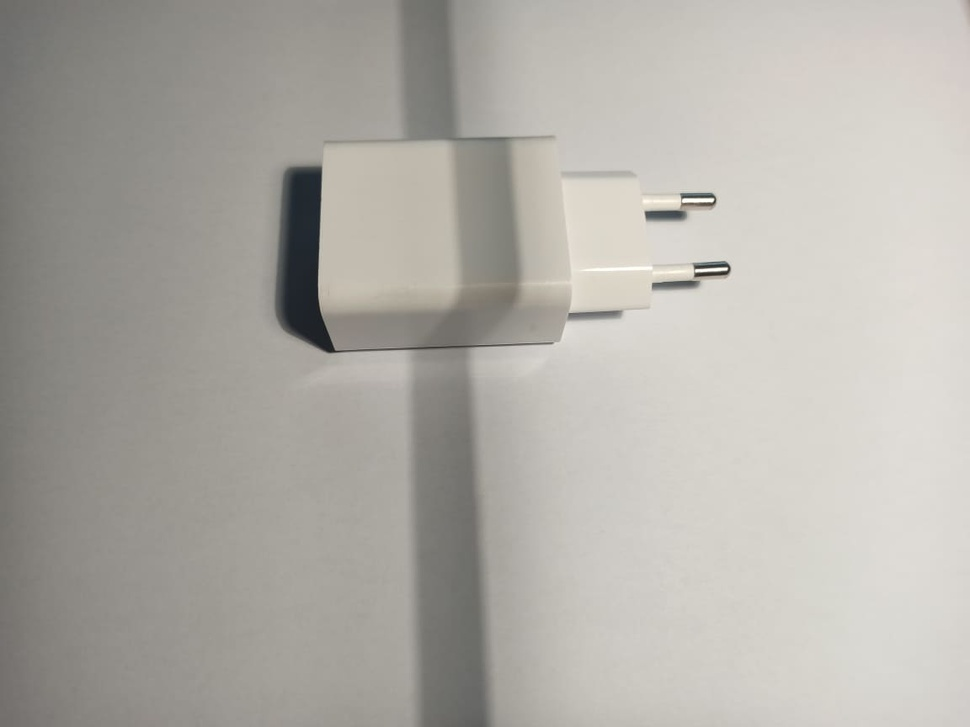
#> input picture Proj1/imgs/charger1.jpg, 970 x 727 px, shrunk from 1152 x 864 before the run
$ jupyter execute shadow5.ipynb   (older library calls are emulated)
#> lines starting #> are read from the running program, lines starting #| are printed output that depends on the picture; after the words box and inside, x2 and y2 are one past the last pixel; in counts of white or black regions, pixels touching at a corner belong together
[cell 1]
import cv2
import numpy as np
import os
from matplotlib import pyplot as plt
import math

[cell 2]
frame = cv2.imread('../imgs/charger1.jpg')
#> frame is the input picture: shape (727, 970, 3); mean B, G, R 167.7, 173.9, 176.8
frame_gray = cv2.cvtColor(frame, cv2.COLOR_BGR2GRAY)
plt.imshow(frame_gray, cmap='gray', vmin=0)
plt.title('diff_thresh'), plt.xticks([]), plt.yticks([])
plt.show()

[cell 3]
kernel_size = 7
clahe = cv2.createCLAHE(clipLimit=2.0, tileGridSize=(kernel_size,kernel_size))
cl1 = clahe.apply(frame_gray)
ret, thresh = cv2.threshold(cl1,0,255,cv2.THRESH_BINARY + cv2.THRESH_OTSU)
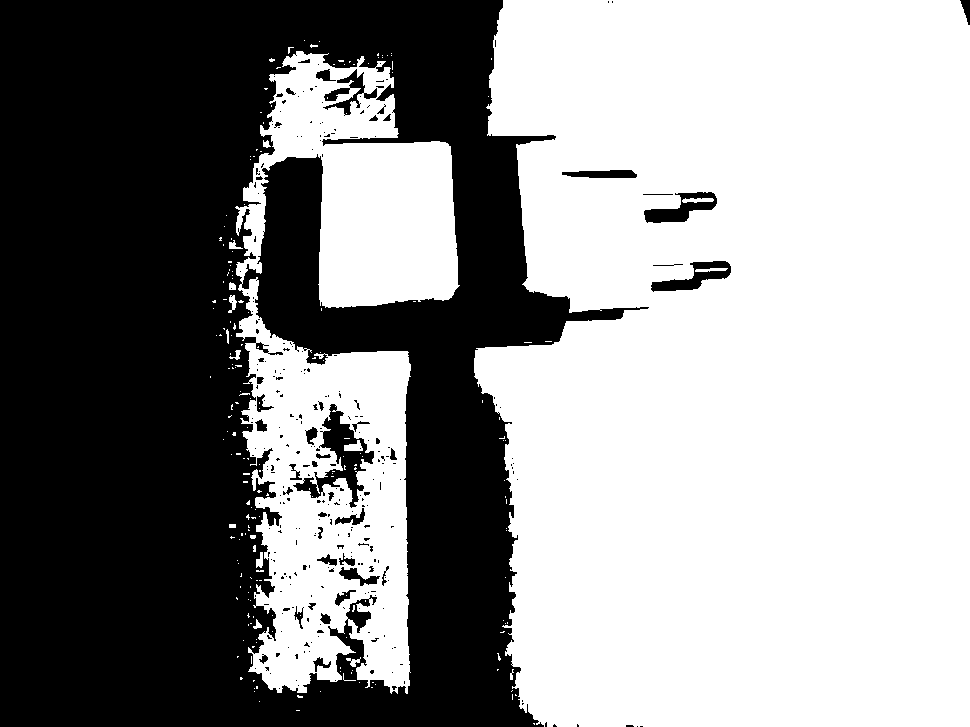
#> thresh: shape (727, 970); 57.7% white; 298 black regions (255 under 20 px), largest, box (x1, y1, x2, y2) and area: (0, 0, 649, 727) 288751, (293, 404, 374, 508) 2447, (644, 192, 717, 223) 1060
#> ret = 165
plt.imshow(thresh, cmap='gray', vmin=0)
plt.title('diff_thresh'), plt.xticks([]), plt.yticks([])
plt.show()

[cell 4]
frame_gray_copy = frame_gray.copy()

edges = cv2.Canny(frame_gray_copy,5,45,apertureSize = 3, L2gradient = True)
#> edges: shape (727, 970); 0.69% white in thin lines or dots, all inside (x1, y1, x2, y2) = (272, 0, 970, 655)
lines = cv2.HoughLinesP(edges,1,np.pi/180,50,minLineLength=20,maxLineGap=100)
#> lines = 37 rows, first 6: [326, 352, 552, 344], [322, 350, 558, 342], [323, 142, 555, 138], [461, 284, 724, 275], [560, 171, 575, 320], [408, 561, 408, 432]

for line in lines:
    x1,y1,x2,y2 = line[0]
    cv2.line(frame_gray_copy,(x1,y1),(x2,y2),(0,0,255),2)
#> this loop made 37 passes
#> frame_gray_copy: shape (727, 970); min 0, max 254, mean 170.4

plt.imshow(frame_gray_copy, cmap='gray', vmin=0)
plt.title('diff_thresh'), plt.xticks([]), plt.yticks([])
plt.show()

[cell 5]
frame_gray_copy = frame.copy()

edges = cv2.Canny(cl1,15,30,apertureSize = 3, L2gradient = True)
#> edges: shape (727, 970); 4.1% white in thin lines or dots
lines = cv2.HoughLinesP(edges,1,np.pi/180,100,minLineLength=20,maxLineGap=70)
#> lines = 56 rows, first 6: [460, 231, 486, 726], [411, 726, 411, 280], [417, 726, 417, 280], [263, 352, 565, 341], [257, 295, 734, 270], [447, 4, 460, 203]

for line in lines:
    x1,y1,x2,y2 = line[0]
    cv2.line(frame_gray_copy,(x1,y1),(x2,y2),(0,0,255),2)
#> this loop made 56 passes
#> frame_gray_copy: shape (727, 970, 3)

plt.imshow(frame_gray_copy, vmin=0)
plt.title('diff_thresh'), plt.xticks([]), plt.yticks([])
plt.show()

[cell 6]
frame_gray_copy = cl1.copy()
frame_gray_copy = cv2.medianBlur(frame_gray_copy,7)
#> frame_gray_copy: shape (727, 970)

adaptiveThreshold = ~cv2.adaptiveThreshold(frame_gray_copy,255,cv2.ADAPTIVE_THRESH_GAUSSIAN_C,cv2.THRESH_BINARY,9,1.5)
#> adaptiveThreshold: shape (727, 970); 2.7% white; 3671 white regions (3624 under 20 px), largest, box (x1, y1, x2, y2) and area: (275, 146, 651, 353) 3367, (325, 126, 556, 309) 1670, (460, 351, 487, 727) 1253

plt.imshow(adaptiveThreshold, cmap='gray', vmin=0)
plt.title('diff_thresh'), plt.xticks([]), plt.yticks([])
plt.show()

[cell 7]
opening = cv2.morphologyEx(adaptiveThreshold, cv2.MORPH_DILATE, (10,10))
#> opening: shape (727, 970); 3.9% white; 3143 white regions (3061 under 20 px), largest, box (x1, y1, x2, y2) and area: (275, 146, 653, 354) 3973, (325, 0, 556, 313) 2448, (460, 351, 487, 727) 1420

plt.imshow(opening, cmap='gray', vmin=0)
plt.title('diff_thresh'), plt.xticks([]), plt.yticks([])
plt.show()

[cell 8]
plt.imshow(edges, vmin=0, cmap='gray')
plt.title('diff_thresh'), plt.xticks([]), plt.yticks([])
plt.show()

[cell 9]
frame_gray_copy = frame.copy()

edges = cv2.Canny(adaptiveThreshold,20,40,apertureSize = 3, L2gradient = True)
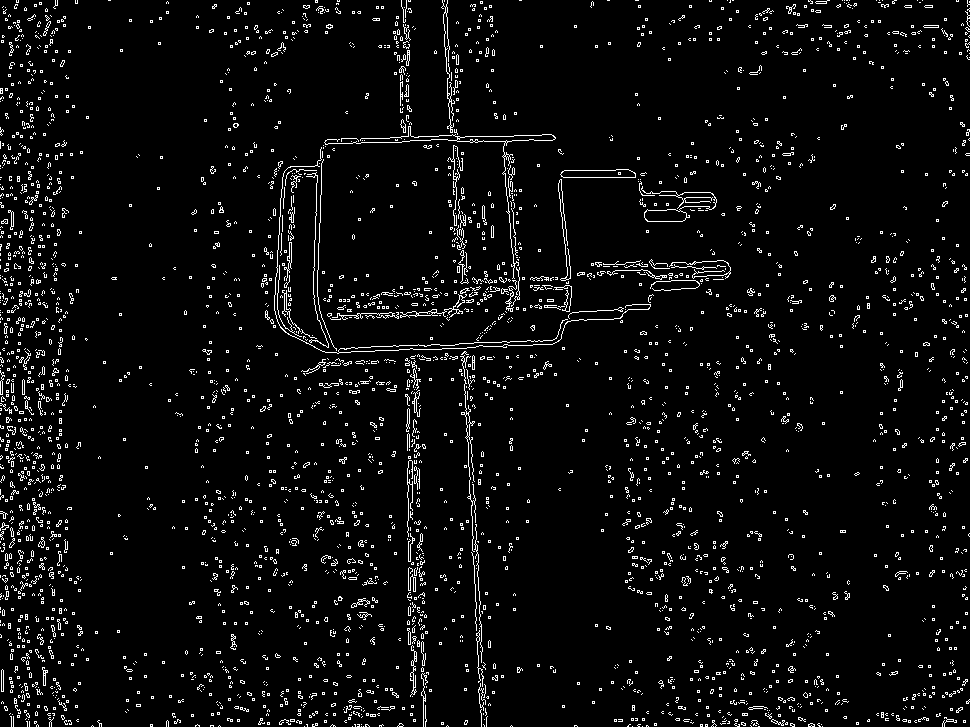
#> edges: shape (727, 970); 4.6% white in thin lines or dots
lines = cv2.HoughLinesP(edges,1,np.pi/180,150,minLineLength=25,maxLineGap=100)
#> lines = 14 rows, first 6: [444, 0, 481, 720], [453, 87, 486, 726], [447, 0, 484, 719], [443, 3, 481, 726], [408, 644, 408, 294], [446, 4, 484, 726]

for line in lines:
    x1,y1,x2,y2 = line[0]
    cv2.line(frame_gray_copy,(x1,y1),(x2,y2),(0,0,255),2)
#> this loop made 14 passes
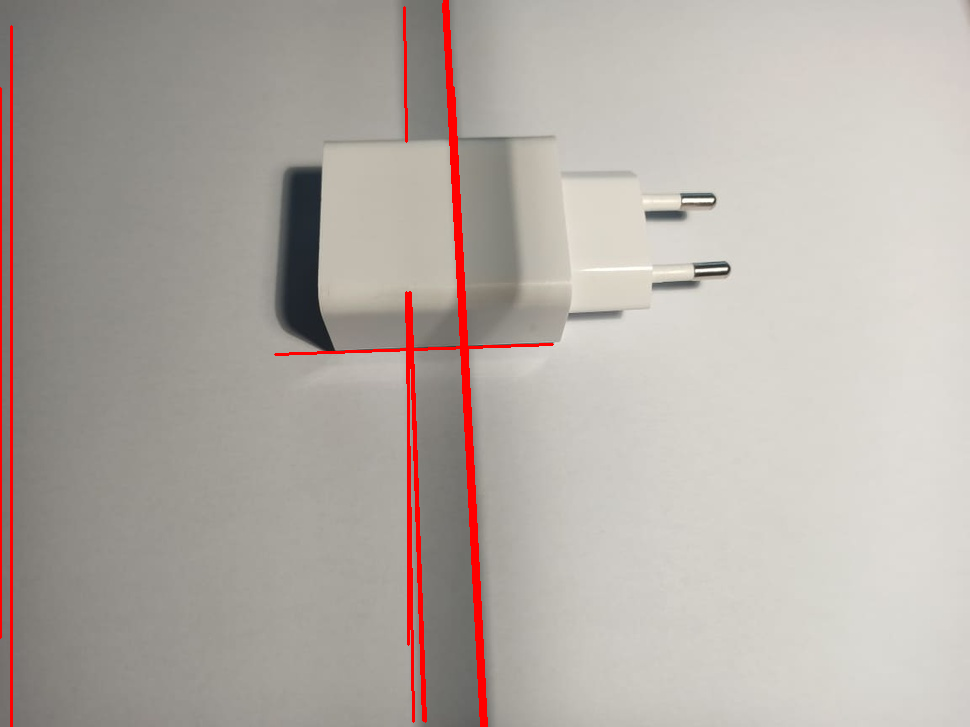
#> frame_gray_copy: shape (727, 970, 3); 1.99% of pixels changed, all inside (x1, y1, x2, y2) = (0, 0, 554, 727)

plt.imshow(adaptiveThreshold, vmin=0, cmap='gray')
plt.title('diff_thresh'), plt.xticks([]), plt.yticks([])
plt.show()

[cell 10]
filtered_image = cv2.Laplacian(frame_gray, ksize=5, ddepth=cv2.CV_8U)

opening = cv2.morphologyEx(filtered_image, cv2.MORPH_DILATE, (10,10))

plt.imshow(filtered_image, vmin=0, cmap='gray')
plt.title('diff_thresh'), plt.xticks([]), plt.yticks([])
plt.show()

[cell 11]
frame_gray_copy = frame.copy()

edges = cv2.Canny(filtered_image,20,40,apertureSize = 3, L2gradient = True)
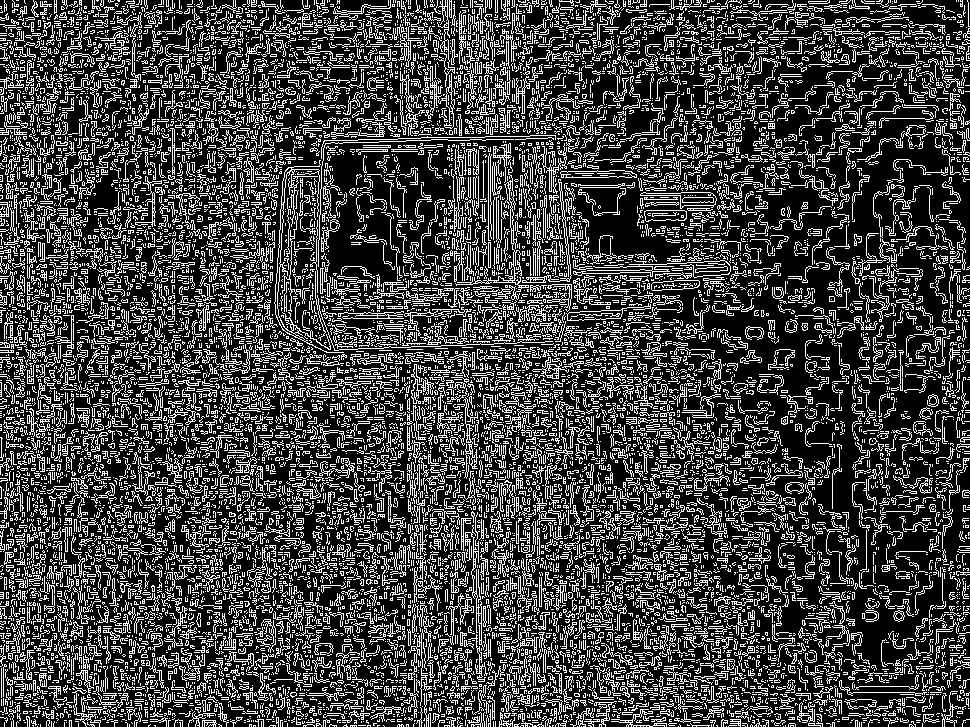
#> edges: shape (727, 970); 26% white in thin lines or dots
lines = cv2.HoughLinesP(edges,1,np.pi/180,150,minLineLength=25,maxLineGap=100)
#> lines = 522 rows, first 6: [64, 1, 788, 725], [25, 722, 743, 4], [8, 77, 656, 725], [54, 2, 777, 725], [92, 4, 813, 725], [3, 705, 707, 1]

for line in lines:
    x1,y1,x2,y2 = line[0]
    cv2.line(frame_gray_copy,(x1,y1),(x2,y2),(0,0,255),2)
#> this loop made 522 passes
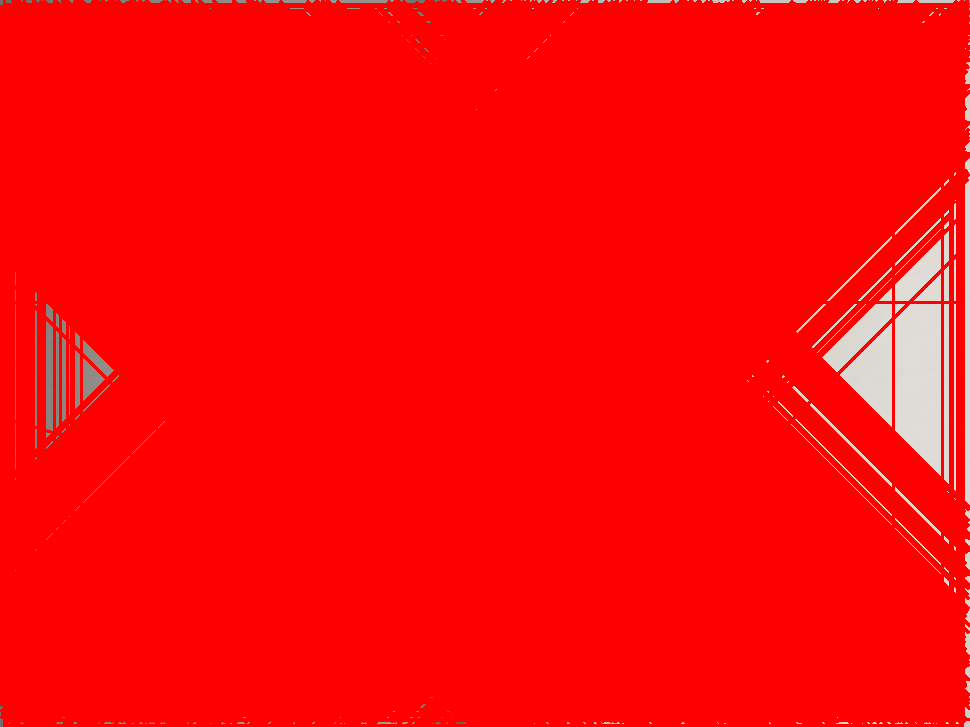
#> frame_gray_copy: shape (727, 970, 3); mean B, G, R 6.9, 7.1, 253.2

plt.imshow(frame_gray_copy, vmin=0)
plt.title('diff_thresh'), plt.xticks([]), plt.yticks([])
plt.show()
